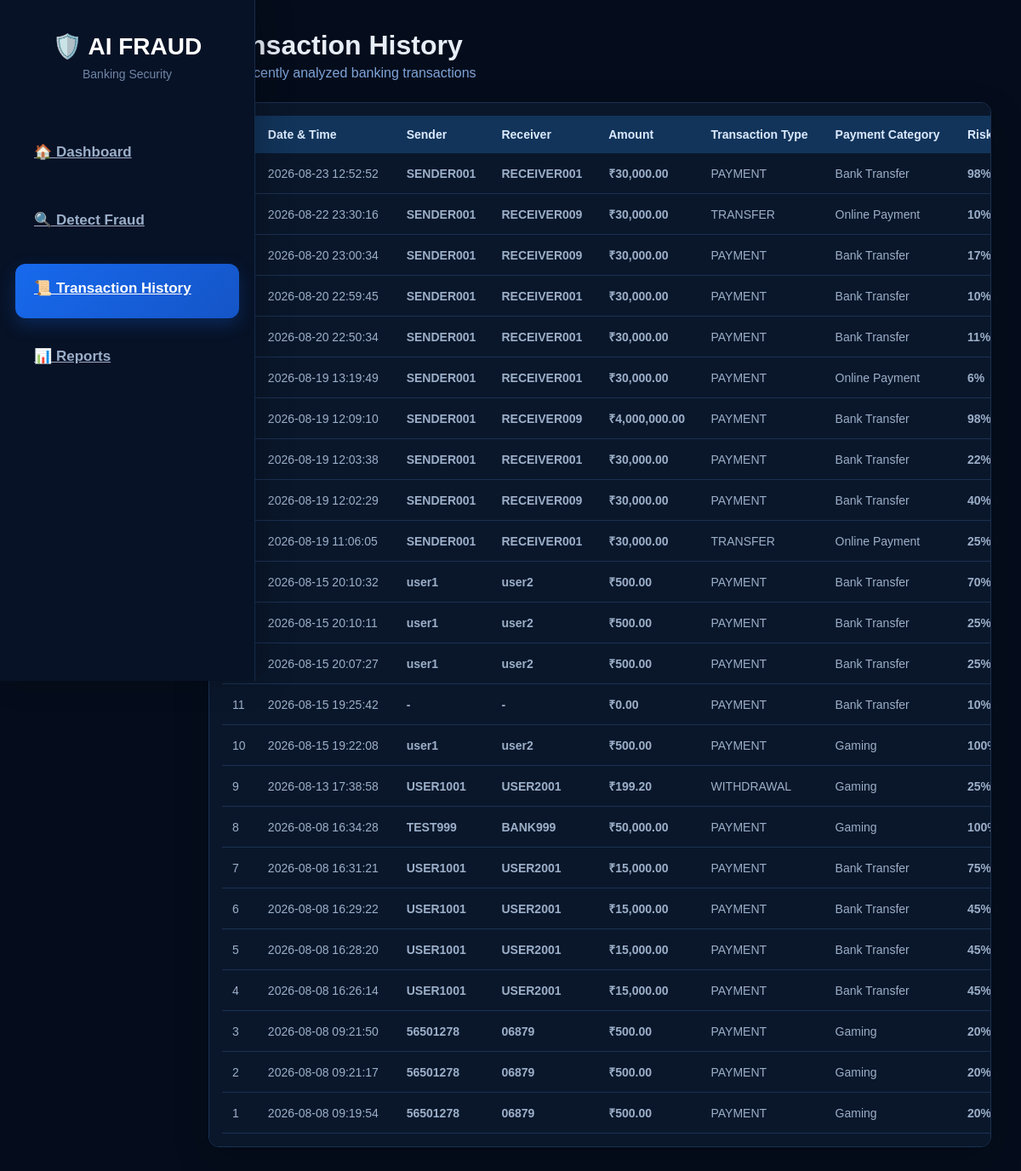
The app's page /transaction-history (signed in) with its own data.
### tables this page shows
CREATE TABLE transactions (
            id INTEGER PRIMARY KEY AUTOINCREMENT,
            sender TEXT,
            receiver TEXT,
            account_type TEXT,
            transaction_type TEXT,
            payment_category TEXT,
            game_name TEXT,
            amount REAL,
            payment_received TEXT,
            screenshot TEXT,
            risk_score INTEGER,
            result TEXT,
            rules TEXT,
            created_at TEXT
        , payment_method TEXT, merchant_category TEXT, location TEXT, device TEXT, transaction_status TEXT, risk_level TEXT, confidence REAL);

### app.py (the view, shortened to what this page needs)
@app.route("/transaction-history")
def transaction_history():
    if not session.get("admin_logged_in"):
        return redirect(url_for("login"))
    conn = get_db()
    transactions = conn.execute("""
        SELECT
            id,
            sender,
            receiver,
            transaction_type,
            payment_category,
            amount,
            risk_score,
            result,
            created_at
        FROM transactions
        ORDER BY id DESC
    """).fetchall()
    conn.close()
    return render_template(
        "transaction_history.html",
        transactions=transactions
    )

### app.py (called while the page is built)
def get_db():
    conn = sqlite3.connect(DATABASE)
    conn.row_factory = sqlite3.Row
    return conn

### templates/transaction_history.html (shortened to what this page needs)
<!DOCTYPE html>
<html lang="en">
<head>
    <link rel="stylesheet"
          href="{{ url_for('static', filename='style.css') }}">
</head>
<body>
    <aside class="sidebar">
        <div class="brand">
            <h2>🛡️ AI FRAUD</h2>
            <p>Banking Security</p>
        </div>
        <nav>
            <a href="/" class="nav-item">
                🏠 Dashboard
            </a>
            <a href="/" class="nav-item">
                🔍 Detect Fraud
            </a>
            <a href="/transaction-history"
               class="nav-item active">
                📜 Transaction History
            </a>
            <a href="/reports" class="nav-item">
                📊 Reports
            </a>
        </nav>
    </aside>
    <main class="history-container">
        <div class="history-title">
            Transaction History
        </div>
        <div class="history-subtitle">
            View recently analyzed banking transactions
        </div>
        <div class="table-card">
            <table>
                <thead>
                    <tr>
                        <th>#</th>
                        <th>Date & Time</th>
                        <th>Sender</th>
                        <th>Receiver</th>
                        <th>Amount</th>
                        <th>Transaction Type</th>
                        <th>Payment Category</th>
                        <th>Risk Score</th>
                    </tr>
                </thead>
                <tbody>
                {% if transactions %}
                    {% for transaction in transactions %}
                    <tr>
                        <td>
                            {{ transaction['id'] }}
                        </td>
                        <td>
                            {{ transaction['created_at'] }}
                        </td>
                        <td class="sender">
                            {{ transaction['sender'] if transaction['sender'] else '-' }}
                        </td>
                        <td class="receiver">
                            {{ transaction['receiver'] if transaction['receiver'] else '-' }}
                        </td>
                        <td class="amount">
                            ₹{{ "{:,.2f}".format(transaction['amount'] or 0) }}
                        </td>
                        <td>
                            {{ transaction['transaction_type'] or '-' }}
                        </td>
                        <td>
                            {{ transaction['payment_category'] or '-' }}
                        </td>
                        <td class="risk">
                            {{ transaction['risk_score'] or 0 }}%
                        </td>
                    </tr>
                    {% endfor %}
                {% else %}
                    <tr>
                        <td colspan="9" class="empty">
                            No transactions available.
                        </td>
                    </tr>
                {% endif %}
                </tbody>
            </table>
        </div>
    </main>
</body>
</html>

### static/style.css (style rules this page uses)
* { box-sizing: border-box; margin: 0; padding: 0; }
body { font-family: Arial, Helvetica, sans-serif; background: #f4f7fb; color: #172033; min-height: 100vh; }
.sidebar { position: fixed; left: 0; top: 0; width: 230px; height: 100vh; background: #101b31; color: white; padding: 28px 18px; z-index: 100; }
.brand { text-align: center; margin-bottom: 45px; }
.brand h2 { font-size: 22px; color: #ffffff; margin-bottom: 6px; }
.brand p { font-size: 12px; color: #9fb0cc; }
.sidebar nav { display: flex; flex-direction: column; gap: 10px; }
.nav-item { width: 100%; border: none; background: transparent; color: #cbd5e1; text-align: left; padding: 14px 16px; border-radius: 9px; font-size: 14px; font-weight: 600; cursor: pointer; transition: 0.2s; }
.nav-item.active { background: #2563eb; color: white; }
.table-card { background: white; border-radius: 14px; padding: 20px; box-shadow: 0 3px 15px rgba(15, 23, 42, 0.07); overflow-x: auto; }
table { width: 100%; border-collapse: collapse; }
thead { background: #2563eb; color: white; }
th { padding: 13px 12px; text-align: left; font-size: 13px; }
td { padding: 13px 12px; border-bottom: 1px solid #e7ebf2; font-size: 13px; color: #475569; }
.sidebar { width: 300px !important; padding: 38px 18px !important; }
.brand { margin-bottom: 55px !important; }
.brand h2 { font-size: 28px !important; font-weight: 800 !important; }
.brand p { font-size: 14px !important; margin-top: 8px !important; }
.sidebar nav { gap: 16px !important; }
.nav-item { min-height: 64px !important; padding: 18px 22px !important; border-radius: 12px !important; font-size: 17px !important; font-weight: 700 !important; }
.nav-item.active { background: #2563eb !important; }
body { background: #050d1c !important; color: #e8eef8 !important; }
.sidebar { background: #071226 !important; border-right: 1px solid #172b4a !important; box-shadow: 10px 0 35px rgba(0,0,0,0.20); }
.brand h2 { color: #ffffff !important; }
.brand p { color: #7186a7 !important; }
.nav-item { color: #9cafc9 !important; }
.nav-item.active { background: linear-gradient(135deg, #1769ed, #1555c7) !important; color: white !important; box-shadow: 0 8px 20px rgba(23,105,237,0.25); }
.form-card, .result-card, .table-card, .stat-card, .alert-card { background: #0a172b !important; border: 1px solid #1b3152 !important; box-shadow: 0 15px 40px rgba(0,0,0,0.22) !important; }
thead { background: #155ed2 !important; }
td { color: #9cafc8 !important; border-bottom-color: #1b3152 !important; }

### templates/transaction_history.html (style rules this page uses)
body { margin: 0; background: #061226; color: white; font-family: Arial, sans-serif; }
.history-container { margin-left: 210px; padding: 35px; }
.history-title { font-size: 32px; font-weight: bold; margin-bottom: 5px; }
.history-subtitle { color: #7fa4d8; margin-bottom: 25px; }
.table-card { background: #0a1b33; border: 1px solid #1d3b62; border-radius: 12px; padding: 15px; overflow-x: auto; }
table { width: 100%; border-collapse: collapse; min-width: 1100px; }
th { background: #12345a; color: #dbeaff; padding: 14px 12px; text-align: left; font-size: 14px; }
td { padding: 14px 12px; border-bottom: 1px solid #1c3655; color: #b9d2f2; font-size: 14px; }
.sender { color: #39a0ff; font-weight: bold; }
.receiver { color: #a77cff; font-weight: bold; }
.amount { color: white; font-weight: bold; }
.risk { font-weight: bold; }

### records on screen
transactions: amount "30,000.00"
transactions: amount "30,000.00"
transactions: amount "30,000.00"
transactions: amount "30,000.00"
transactions: amount "30,000.00"
transactions: amount "30,000.00"
transactions: amount "4,000,000.00"
transactions: amount "30,000.00"
transactions: amount "30,000.00"
transactions: amount "30,000.00"
transactions: amount "500.00"
transactions: amount "500.00"
transactions: amount "500.00"
transactions: amount "0.00"
transactions: amount "500.00"
transactions: amount "199.20"
transactions: amount "50,000.00"
transactions: amount "15,000.00"
transactions: amount "15,000.00"
transactions: amount "15,000.00"
transactions: amount "15,000.00"
transactions: amount "500.00"
transactions: amount "500.00"
transactions: amount "500.00"
